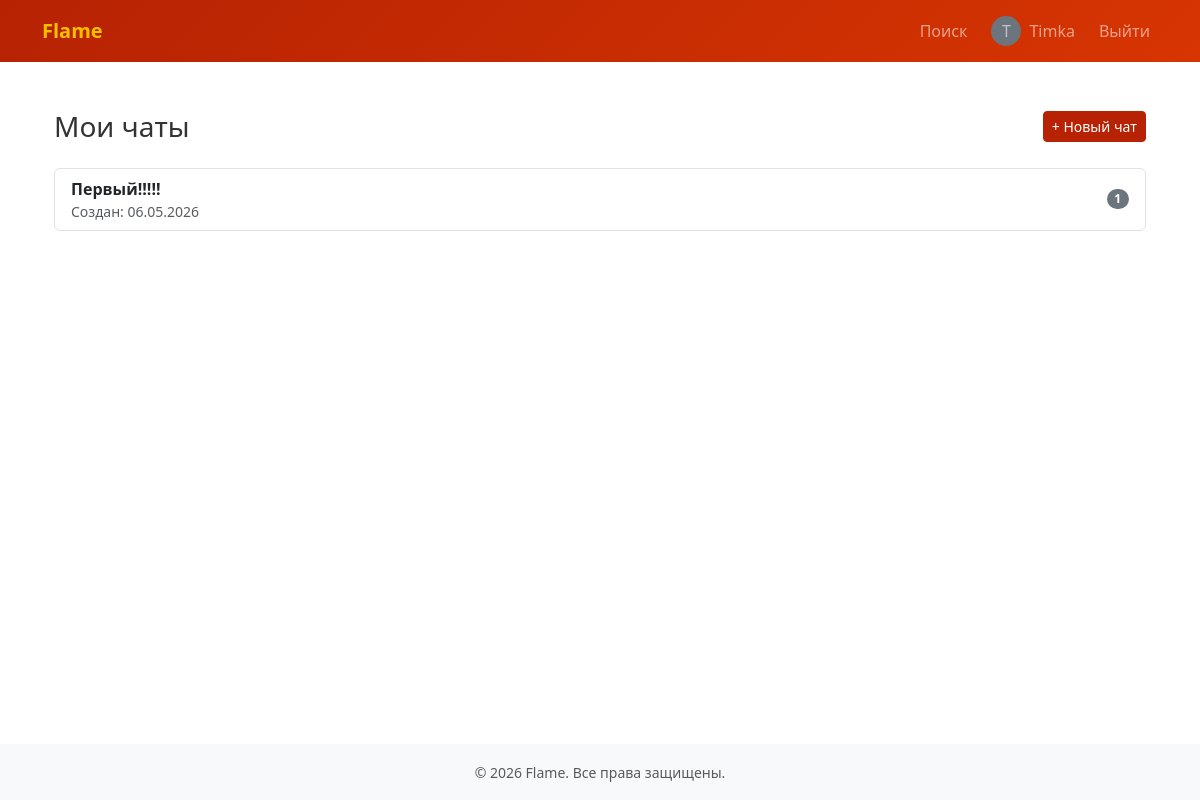
Before: /chats/ (signed in) with the older database file.
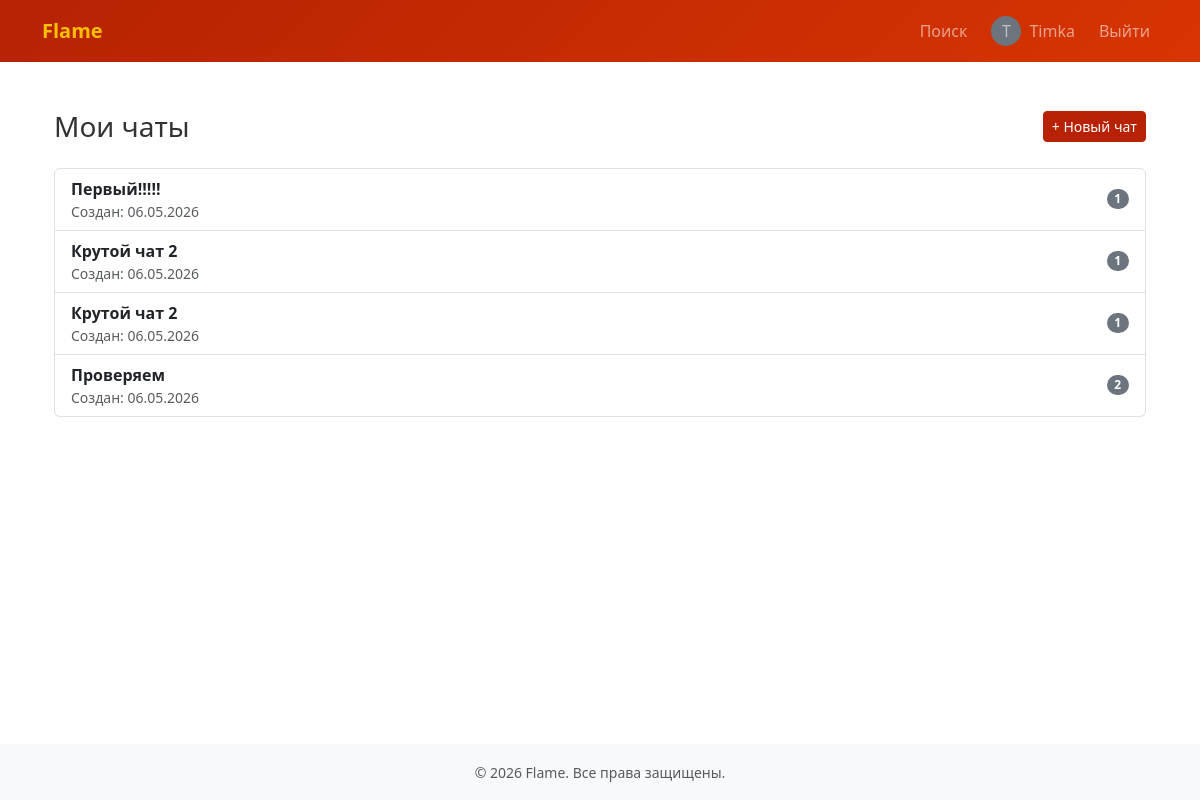
After: the same page with the newer database file.
### users/models.py (models this page shows, shortened)
class CustomUser(AbstractUser):
    email = models.EmailField(unique=True, verbose_name='Email')
    phone_regex = RegexValidator(
        regex=r'^\+?7?\d{10}$',
        message="Телефон в формате: +7XXXXXXXXXX (10 цифр)"
    )
    phone = models.CharField(
        max_length=20,
        blank=True,
        null=True,
        verbose_name='Телефон'
    )
    birth_date = models.DateField(blank=True, null=True, verbose_name='Дата рождения')
    bio = models.TextField(blank=True, null=True, verbose_name='О себе')
    avatar = models.ImageField(
        upload_to='avatars/',
        blank=True,
        null=True,
        verbose_name='Аватар'
    )
    last_online = models.DateTimeField(auto_now=True, verbose_name='Был в сети')
    PRIVACY_CHOICES = [
        ('everyone', 'Все пользователи'),
        ('members_only', 'Только участники чатов'),
        ('no_one', 'Никто (кроме администраторов)'),
    ]
    email_privacy = models.CharField(
        max_length=20,
        choices=PRIVACY_CHOICES,
        default='members_only',
        verbose_name='Кто видит email'
    )
    phone_privacy = models.CharField(
        max_length=20,
        choices=PRIVACY_CHOICES,
        default='members_only',
        verbose_name='Кто видит телефон'
    )
    USERNAME_FIELD = 'username'
    REQUIRED_FIELDS = ['email']

### chat/models.py (models this page shows, shortened)
class Chat(models.Model):
    name = models.CharField(max_length=100)
    created_at = models.DateTimeField(auto_now_add=True)

### chat/views.py (the view)
# urls.py: path('', views.chat_list, name='list'),
@login_required
def chat_list(request):
    user_chats = Chat.objects.filter(chatmember__user=request.user)
    return render(request, 'chat/chat_list.html', {'chats': user_chats})

### chat/templates/chat/chat_list.html
{% extends 'base.html' %}
{% block content %}
<div class="container py-4">
    <div class="d-flex justify-content-between align-items-center mb-4">
        <h1 class="h3 mb-0">Мои чаты</h1>
        <a href="{% url 'chat:create' %}" class="btn btn-sm btn-success">+ Новый чат</a>
    </div>
    {% if chats %}
        <div class="list-group">
            {% for chat in chats %}
                <a href="{% url 'chat:room' chat.id %}" class="list-group-item list-group-item-action d-flex justify-content-between align-items-center">
                    <div>
                        <strong>{{ chat.name }}</strong>
                        <small class="text-muted d-block">Создан: {{ chat.created_at|date:"d.m.Y" }}</small>
                    </div>
                    <span class="badge bg-secondary rounded-pill">{{ chat.chatmember_set.count }}</span>
                </a>
            {% endfor %}
        </div>
    {% else %}
        <div class="text-center py-5">
            <p class="text-muted">У вас нет чатов</p>
            <a href="{% url 'chat:create' %}" class="btn btn-sm btn-primary">Создать чат</a>
        </div>
    {% endif %}
{% endblock %}

### templates/base.html (shortened to what this page needs)
<!DOCTYPE html>
<html lang="ru">
<head>
    <link href="https://cdn.jsdelivr.net/npm/bootstrap@5.3.0/dist/css/bootstrap.min.css" rel="stylesheet">
</head>
<body class="d-flex flex-column min-vh-100">
    <nav class="navbar navbar-expand-lg navbar-dark" style="background: linear-gradient(135deg, #B62203 0%, #D73502 100%);">
        <div class="container">
            <a class="navbar-brand" href="{% url 'chat:list' %}">Flame</a>
            <div class="collapse navbar-collapse" id="navbarNav">
                <ul class="navbar-nav ms-auto align-items-center gap-2">
                    {% if user.is_authenticated %}
                        <li class="nav-item">
                            <a class="nav-link" href="{% url 'users:user_search' %}">Поиск</a>
                        </li>
                        <li class="nav-item">
                            <a class="nav-link d-flex align-items-center gap-2" href="{% url 'users:profile' %}">
                                {% if user.avatar %}
                                    <img src="{{ user.avatar.url }}" alt="avatar" style="width: 30px; height: 30px; border-radius: 50%; object-fit: cover;">
                                {% else %}
                                    <span style="display: inline-block; width: 30px; height: 30px; line-height: 30px; text-align: center; background: #6c757d; border-radius: 50%;">{{ user.username|first|upper }}</span>
                                {% endif %}
                                <span>{{ user.username }}</span>
                            </a>
                        </li>
                        <li class="nav-item">
                            <form method="post" action="{% url 'users:logout' %}" class="d-inline">
                                <button type="submit" class="btn btn-link nav-link" style="display: inline-block;">Выйти</button>
                            </form>
                        </li>
                    {% endif %}
                </ul>
            </div>
        </div>
    </nav>
    <main class="flex-grow-1">
        <div class="container mt-4">
            {% block content %}
            {% endblock %}
        </div>
    </main>
    <footer class="bg-light text-center text-muted py-3">
        <div class="container">
            <small>&copy; 2026 Flame. Все права защищены.</small>
        </div>
    </footer>
</body>
</html>

### templates/base.html (style rules this page uses)
:root { --dark-cherry: #801100; --dragon: #B62203; --bishop: #D73502; --cadmium: #FC6400; --fire-orange: #FF7500; --golden: #FAC000; }
body { background-color: white; color: #333; }
.navbar { background: linear-gradient(135deg, var(--dark-cherry) 0%, var(--dragon) 100%); }
.navbar-brand { font-weight: bold; color: var(--golden) !important; }
.btn-success { background-color: var(--dragon); border-color: var(--dragon); }
footer { background-color: #f8f9fa !important; color: #6c757d !important; }

Changed rows visible on the page:
added Chat: name "Крутой чат 2", created_at "06.05.2026", chatmember_set.count "1"
added Chat: name "Крутой чат 2", created_at "06.05.2026", chatmember_set.count "1"
added Chat: name "Проверяем", created_at "06.05.2026", chatmember_set.count "2"
